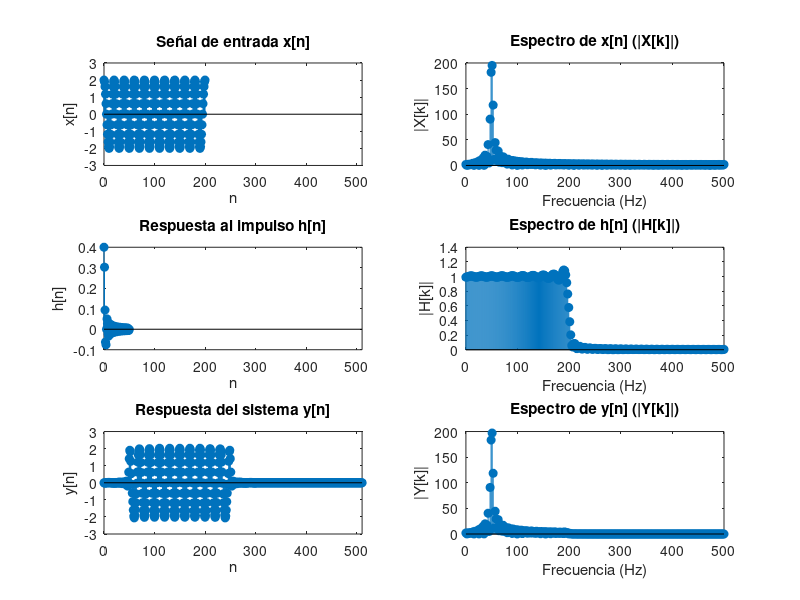

Write the MATLAB code that produced this figure.
% Parámetros
Fs = 1000; % Frecuencia de muestreo (Hz)
Ts = 1/Fs; % Período de muestreo (s)

% Definición de la señal analógica x(t)
t = 0:Ts:0.2; % Vector de tiempo continuo (201 muestras)
x_analog = 2*cos(2*pi*50*t) + 3*sin(2*pi*500*t); % Señal analógica x(t)

% Definición de la señal de entrada en tiempo discreto x[n]
Nx = length(t); % Número de muestras
x = 2*cos(2*pi*50*t) + 3*sin(2*pi*500*t); % Señal de entrada x[n]

% Parámetros de la respuesta al impulso h[n]
Fc = 200; % Frecuencia de corte (Hz)
Nh = 101; % Longitud de la respuesta al impulso (debe ser impar)
nh = -(Nh-1)/2:(Nh-1)/2; % Vector de tiempo para h[n]
h = 2*Fc*Ts*sinc(2*Fc*Ts*nh); % Respuesta al impulso h[n]

% Dimensión N = 2^r
N = 2^nextpow2(Nx + Nh - 1); % Dimensión final

% Cero-padding de x[n] y h[n]
x_pad = [x, zeros(1, N - Nx)];
h_pad = [h, zeros(1, N - Nh)];

% Transformadas de Fourier
X = fft(x_pad);
H = fft(h_pad);

% Convolución en el dominio de la frecuencia
Y = X .* H;

% Transformada inversa para obtener y[n]
y = ifft(Y);

% Gráficos

% Dominios de tiempo
n_x = 0:Nx-1;
n_h = -(Nh-1)/2:(Nh-1)/2;
n_y = 0:N-1;

% Dominios de frecuencia
k = 0:N-1;
f = k*Fs/N; % Vector de frecuencias en Hz

figure()

% Primer gráfico: señal de entrada x[n] en tiempo
subplot(3, 2, 1)
stem(n_x, x, 'filled')
title('Señal de entrada x[n]')
xlabel('n')
ylabel('x[n]')
xlim([0, N-1])

% Segundo gráfico: módulo de X[k]
subplot(3, 2, 2)
stem(f, abs(X), 'filled')
title('Espectro de x[n] (|X[k]|)')
xlabel('Frecuencia (Hz)')
ylabel('|X[k]|')
xlim([0, Fs/2])

% Tercer gráfico: respuesta al impulso h[n] en tiempo
subplot(3, 2, 3)
stem(n_h, h, 'filled')
title('Respuesta al impulso h[n]')
xlabel('n')
ylabel('h[n]')
xlim([0, N-1])

% Cuarto gráfico: módulo de H[k]
subplot(3, 2, 4)
stem(f, abs(H), 'filled')
title('Espectro de h[n] (|H[k]|)')
xlabel('Frecuencia (Hz)')
ylabel('|H[k]|')
xlim([0, Fs/2])

% Quinto gráfico: respuesta del sistema y[n] en tiempo
subplot(3, 2, 5)
stem(n_y, y, 'filled')
title('Respuesta del sistema y[n]')
xlabel('n')
ylabel('y[n]')
xlim([0, N-1])

% Sexto gráfico: módulo de Y[k]
subplot(3, 2, 6)
stem(f, abs(Y), 'filled')
title('Espectro de y[n] (|Y[k]|)')
xlabel('Frecuencia (Hz)')
ylabel('|Y[k]|')
xlim([0, Fs/2])
